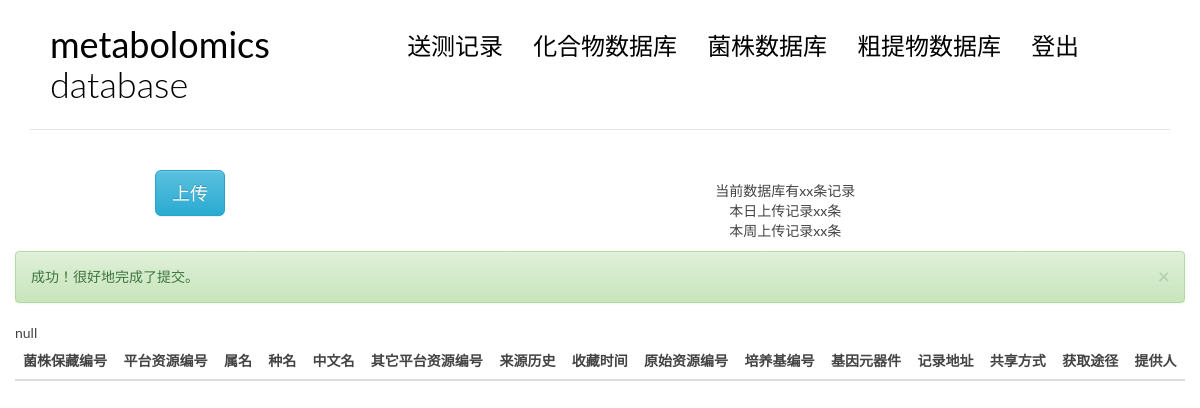
/bactalter/, run on an earlier commit of the app's database.
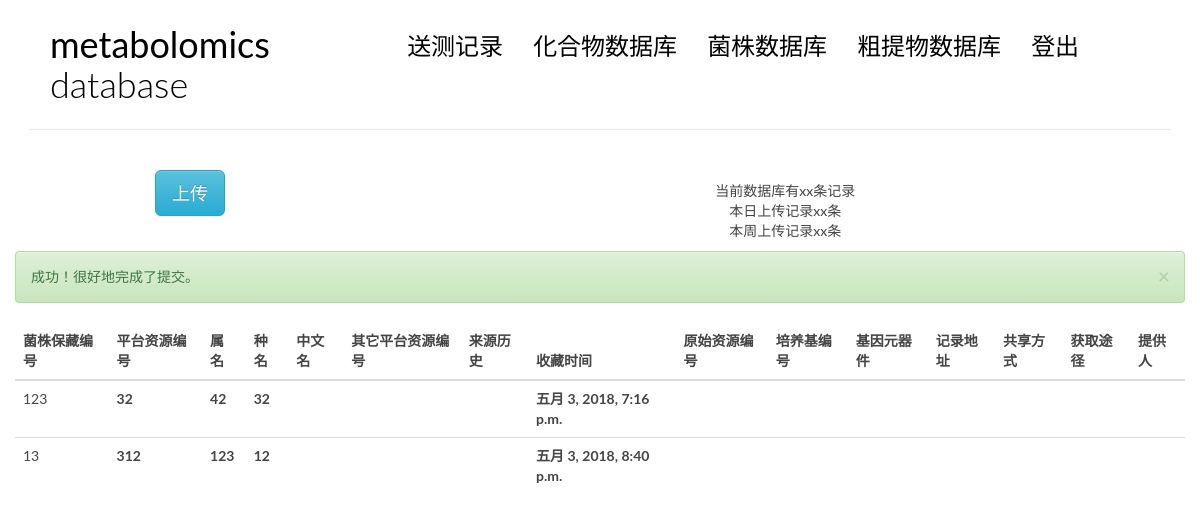
And on a later commit of the database.
### blog/models.py (models this page shows, shortened)
class bact(models.Model):  #菌株
    bactnumber = models.CharField(max_length = 50) #菌株保藏编号
    sourcenum = models.CharField(max_length = 50) #平台资源编号
    genus = models.CharField(max_length = 200) #属名
    species = models.CharField(max_length = 200) #种名
    chinesename = models.CharField(max_length = 200, blank = True) #中文名
    othersourcenum = models.CharField(max_length = 100, blank = True) #其它平台资源编号
    history = models.CharField(max_length = 100, blank = True) #来源历史
    storetime = models.DateTimeField(auto_now_add=True,editable = True) #收藏时间
    orinumber = models.CharField(max_length = 20, blank = True)#原始资源编号
    mainuse = models.CharField(max_length = 200, blank = True)#主要用途
    danger = models.CharField(max_length = 50, blank = True)#生物危害程度
    hostname = models.CharField(max_length = 100, blank = True)#寄主名称
    ill = models.CharField(max_length = 100, blank = True) #致病名称
    tranroute = models.CharField(max_length = 100, blank = True) #传播途径
    media = models.CharField(max_length = 50, blank = True) #培养基编号
    mediatem = models.CharField(max_length = 10, blank = True) #培养基温度
    gene = models.CharField(max_length = 50, blank = True) # 基因元器件
    recadd = models.CharField(max_length = 100, blank = True)#记录地址
    shareme = models.CharField(max_length = 100, blank = True)#共享方式
    getmet = models.CharField(max_length = 100, blank = True) #获取途径
    callme = models.CharField(max_length = 30, blank = True)#联系方式
    mainkey = models.CharField(max_length = 100, blank = True)#源数据主键
    prod = models.CharField(max_length = 30, blank = True)#提供人
    didv = models.CharField(max_length = 30, blank = True)#分离人
    judge = models.CharField(max_length = 30, blank = True)#鉴定人
    genenumber = models.CharField(max_length = 50, blank = True)#基因序列注册号

### blog/bact.py (the view)
# urls.py: url(r'^bactalter/$', views.bactalter, name='bactalter'),
def bactalter(request):
    if request.method == 'GET':
        try:
            id = request.GET.get('id')
            bactnumber = request.GET.get('bactnumber')
            sourcenum = request.GET.get('sourcenum')
            genus = request.GET.get('genus')
            species = request.GET.get('species')
            chinesename = request.GET.get('chinesename')
            othersourcenum =  request.GET.get('othersourcenum')
            history = request.GET.get('history')
            storetime = request.GET.get('storetime')
            orinumber = request.GET.get('orinumber')
            mainuse = request.GET.get('mainuse')
            danger = request.GET.get('danger')
            hostname = request.GET.get('hostname')
            ill =request.GET.get('ill')
            media =request.GET.get('media')
            mediatem =request.GET.get('mediatem')
            tranroute =request.GET.get('tranroute')
            gene =request.GET.get('gene')
            recadd =request.GET.get('recadd')
            shareme =request.GET.get('shareme')
            getmet =request.GET.get('getmet')
            callme =request.GET.get('callme')
            mainkey =request.GET.get('mainkey')
            prod =request.GET.get('prod')
            didv =request.GET.get('didv')
            judge =request.GET.get('judge')
            genenumber =request.GET.get('genenumber')
            infos = {
                'bactnumber' : bactnumber,
                'sourcenum' : sourcenum,
                'genus' : genus,
                'species' : species,
                'chinesename' : chinesename,
                'othersourcenum' : othersourcenum,
                'history' : history,
                'storetime' : storetime,
                'orinumber' : orinumber,
                'mainuse' : mainuse,
                'danger' : danger,
                'hostname' : hostname,
                'ill' : ill,
                'tranroute' : tranroute,
                'media' : media,
                'mediatem' : mediatem,
                'gene' : gene,
                'recadd' : recadd,
                'shareme' : shareme,
                'getmet' : getmet,
                'callme' : callme,
                'mainkey' : mainkey,
                'prod' : prod,
                'didv' : didv,
                'judge' : judge,
                'genenumber' : genenumber,
            }
            bact.objects.select_for_update().filter(id = id).update(**infos)
            return bactindex(request, msg = 0)
        except:
            return bactindex(request, msg = 1)

### blog/bact.py (called while the page is built)
def bactindex(request, msg = -1):
    lists = bact.objects.all()
    return render(request, 'blog/bact.html', context = {'tests' : lists, 'msg' : msg} )

### templates/blog/bact.html (shortened to what the changed rows need)
{% extends 'base.html' %}
{%block main %}
<body>
            <div class="col-md-12 col-sm-7 col-xs-4">
            <table class="table table-hover">
                    <thead>
                        <tr>
                            <th>菌株保藏编号</th>
                            <th>平台资源编号</th>
                            <th>属名</th>
                            <th>种名</th>
                            <th>中文名</th>
                            <th>其它平台资源编号</th>
                            <th>来源历史</th>
                            <th>收藏时间</th>
                            <th>原始资源编号</th>
                            <th>培养基编号</th>
                            <th>基因元器件</th>
                            <th>记录地址</th>
                            <th>共享方式</th>
                            <th>获取途径</th>
                            <th>提供人</th>
                        </tr>
                    </thead>
                    <tbody>
                            {% for test in tests %}
                            {% if request.user == test.provider %}
                            <tr class="row1 success" id = "useajax" data-toggle="modal" data-target="#alter" data-whatever="{{test.id}}"
                            data-bactnumber = "{{test.bactnumber}}" data-sourcenum = "{{test.sourcenum}}" data-genus = "{{test.genus}}"
                            data-species = "{{test.species}}" data-chinesename = "{{test.chinesename}}" data-othersourcenum = "{{test.othersourcenum}}"
                            data-history = "{{test.history}}" data-storetime = "{{test.storetime}}" data-orinumber = "{{test.orinumber}}"
                            data-mainuse = "{{test.mainuse}}" data-danger = "{{test.danger}}"  data-hostname = "{{test.hostname}}"
                            data-ill = "{{test.ill}}"  data-tranroute = "{{test.tranroute}}"   data-media = "{{test.media}}"
                            data-mediatem = "{{test.mediatem}}" data-gene = "{{test.gene}}"  data-recadd = "{{test.recadd}}"
                            data-shareme = "{{test.shareme}}"  data-getmet = "{{test.getmet}}"  data-callme = "{{test.callme}}"
                            data-mainkey = "{{test.mainkey}}"  data-prod = "{{test.prod}}"  data-didv = "{{test.didv}}"
                            data-judge = "{{test.judge}}" data-genenumber = "{{test.genenumber}}">
                            {% else %}
                            <tr class="row1">
                            {% endif %}
                                    <td class = "field-bactnumber"> {{test.bactnumber}}</td>
                                    <th class = "field-sourcenum">{{test.sourcenum}}</th>
                                    <th class = "field-genus">{{test.genus}}</th>
                                    <th class = "field-species">{{test.species}}</th>
                                    <th class = "field-chinesename">{{test.chinesename}}</th>
                                    <th class = "field-othersourcenum">{{test.othersourcenum}}</th>
                                    <th class = "field-history">{{test.history}}</th>
                                    <th class = "field-storetimr">{{test.storetime}}</th>
                                    <th class = "field-orinumber">{{test.orinumber}}</th>
                                    <th class = "field-media">{{test.media}}</th>
                                    <th class = "field-gene">{{test.gene}}</th>
                                    <th class = "field-recadd">{{test.recadd}}</th>
                                    <th class = "field-shareme">{{test.shareme}}</th>
                                    <th class = "field-getmet">{{test.getmet}}</th>
                                    <th class = "field-prod">{{test.prod}}</th>
                            </tr>
                            {% empty %}
                              <div class="row1">null</div>
                            {% endfor %}
                    </tbody>
                </table>
                </div>
</body>
{% endblock main %}

What changed in the data, as far as the page shows it:
added bact: bactnumber "123", sourcenum "32", genus "42", species "32", storetime "五月 3, 2018, 7:16 p.m."
added bact: bactnumber "13", sourcenum "312", genus "123", species "12", storetime "五月 3, 2018, 8:40 p.m."
Also different on the page:
text no longer shown: "null"
